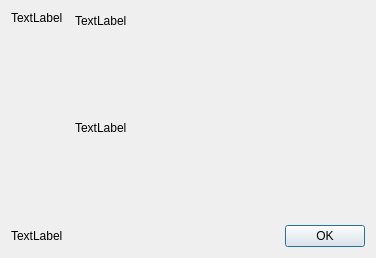
<?xml version="1.0" encoding="UTF-8"?>
<ui version="4.0">
 <class>AboutDialog</class>
 <widget class="QDialog" name="AboutDialog">
  <property name="geometry">
   <rect>
    <x>0</x>
    <y>0</y>
    <width>376</width>
    <height>258</height>
   </rect>
  </property>
  <property name="sizePolicy">
   <sizepolicy hsizetype="Expanding" vsizetype="Expanding">
    <horstretch>0</horstretch>
    <verstretch>0</verstretch>
   </sizepolicy>
  </property>
  <property name="windowTitle">
   <string>About Dialog</string>
  </property>
  <property name="windowIcon">
   <iconset resource="Icons.qrc">
    <normaloff>:/new/icons/Clock.png</normaloff>:/new/icons/Clock.png</iconset>
  </property>
  <property name="styleSheet">
   <string notr="true">QDialog#AboutDialog{background-image:url(:/centerWidget\_bg3.jpg);}</string>
  </property>
  <property name="modal">
   <bool>true</bool>
  </property>
  <layout class="QGridLayout" name="gridLayout">
   <item row="3" column="1" colspan="3">
    <widget class="QDialogButtonBox" name="buttonBox">
     <property name="orientation">
      <enum>Qt::Horizontal</enum>
     </property>
     <property name="standardButtons">
      <set>QDialogButtonBox::Ok</set>
     </property>
    </widget>
   </item>
   <item row="3" column="0">
    <widget class="QLabel" name="lblVersion">
     <property name="text">
      <string>TextLabel</string>
     </property>
    </widget>
   </item>
   <item row="0" column="2" rowspan="2" colspan="2">
    <widget class="QLabel" name="lblInfo">
     <property name="sizePolicy">
      <sizepolicy hsizetype="Expanding" vsizetype="Expanding">
       <horstretch>0</horstretch>
       <verstretch>0</verstretch>
      </sizepolicy>
     </property>
     <property name="text">
      <string>TextLabel</string>
     </property>
     <property name="wordWrap">
      <bool>true</bool>
     </property>
    </widget>
   </item>
   <item row="0" column="0" colspan="2">
    <widget class="QLabel" name="lblIcon">
     <property name="text">
      <string>TextLabel</string>
     </property>
    </widget>
   </item>
   <item row="2" column="2">
    <widget class="QLabel" name="lbllink">
     <property name="sizePolicy">
      <sizepolicy hsizetype="Expanding" vsizetype="Expanding">
       <horstretch>0</horstretch>
       <verstretch>0</verstretch>
      </sizepolicy>
     </property>
     <property name="text">
      <string>TextLabel</string>
     </property>
     <property name="wordWrap">
      <bool>true</bool>
     </property>
    </widget>
   </item>
  </layout>
 </widget>
 <resources>
  <include location="Icons.qrc"/>
 </resources>
 <connections>
  <connection>
   <sender>buttonBox</sender>
   <signal>accepted()</signal>
   <receiver>AboutDialog</receiver>
   <slot>accept()</slot>
   <hints>
    <hint type="sourcelabel">
     <x>248</x>
     <y>254</y>
    </hint>
    <hint type="destinationlabel">
     <x>157</x>
     <y>274</y>
    </hint>
   </hints>
  </connection>
  <connection>
   <sender>buttonBox</sender>
   <signal>rejected()</signal>
   <receiver>AboutDialog</receiver>
   <slot>reject()</slot>
   <hints>
    <hint type="sourcelabel">
     <x>316</x>
     <y>260</y>
    </hint>
    <hint type="destinationlabel">
     <x>286</x>
     <y>274</y>
    </hint>
   </hints>
  </connection>
 </connections>
</ui>
